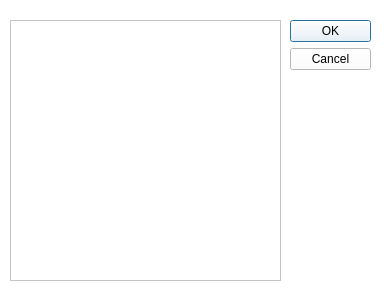
<?xml version="1.0" encoding="UTF-8"?>
<ui version="4.0">
 <class>WaypointDialog</class>
 <widget class="QDialog" name="WaypointDialog">
  <property name="geometry">
   <rect>
    <x>0</x>
    <y>0</y>
    <width>384</width>
    <height>300</height>
   </rect>
  </property>
  <property name="windowTitle">
   <string>Dialog</string>
  </property>
  <property name="styleSheet">
   <string notr="true">background-color:white; color:black;</string>
  </property>
  <widget class="QDialogButtonBox" name="buttonBox">
   <property name="geometry">
    <rect>
     <x>290</x>
     <y>20</y>
     <width>81</width>
     <height>91</height>
    </rect>
   </property>
   <property name="orientation">
    <enum>Qt::Vertical</enum>
   </property>
   <property name="standardButtons">
    <set>QDialogButtonBox::Cancel|QDialogButtonBox::Ok</set>
   </property>
  </widget>
  <widget class="QTableView" name="tableView">
   <property name="geometry">
    <rect>
     <x>10</x>
     <y>20</y>
     <width>271</width>
     <height>261</height>
    </rect>
   </property>
   <property name="styleSheet">
    <string notr="true">background-color:white; color:black;</string>
   </property>
  </widget>
 </widget>
 <resources/>
 <connections>
  <connection>
   <sender>buttonBox</sender>
   <signal>accepted()</signal>
   <receiver>WaypointDialog</receiver>
   <slot>accept()</slot>
   <hints>
    <hint type="sourcelabel">
     <x>248</x>
     <y>254</y>
    </hint>
    <hint type="destinationlabel">
     <x>157</x>
     <y>274</y>
    </hint>
   </hints>
  </connection>
  <connection>
   <sender>buttonBox</sender>
   <signal>rejected()</signal>
   <receiver>WaypointDialog</receiver>
   <slot>reject()</slot>
   <hints>
    <hint type="sourcelabel">
     <x>316</x>
     <y>260</y>
    </hint>
    <hint type="destinationlabel">
     <x>286</x>
     <y>274</y>
    </hint>
   </hints>
  </connection>
 </connections>
</ui>
